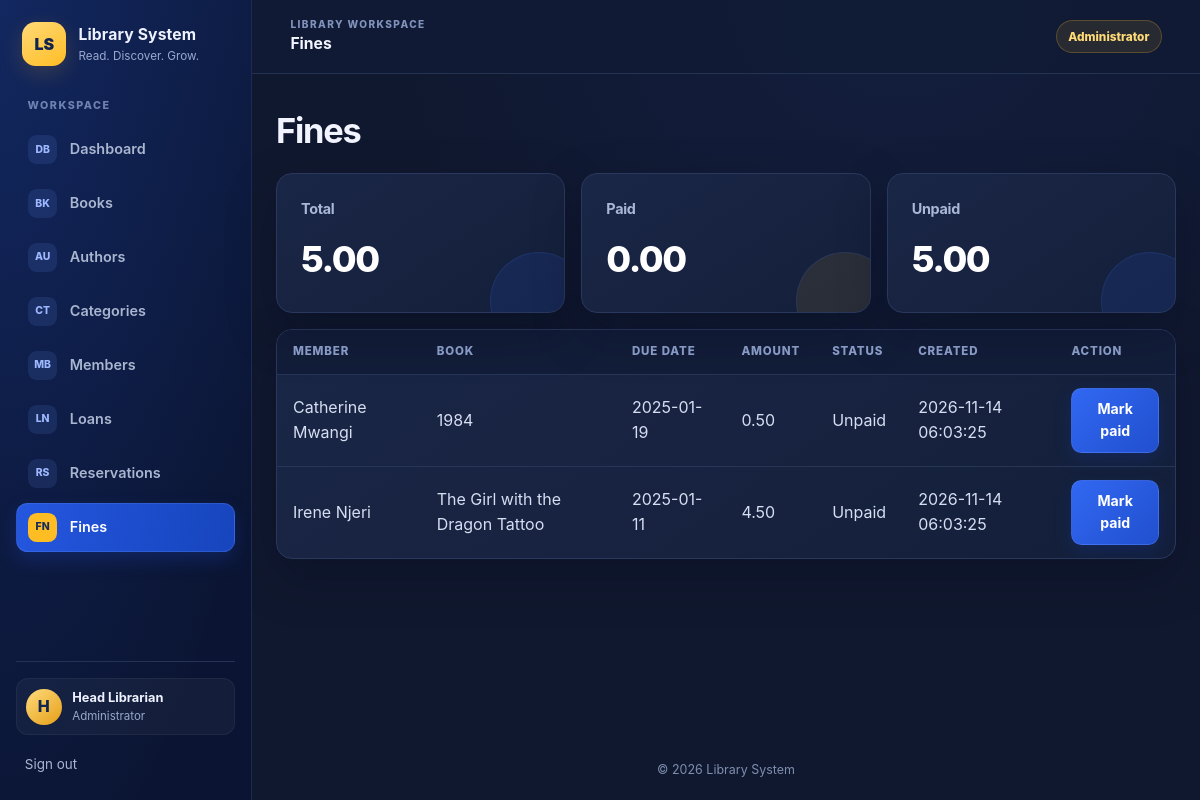
The app's page /fines/index.php (signed in) with its own data.
### tables this page shows
CREATE TABLE fines (
    fine_id INT AUTO_INCREMENT PRIMARY KEY,
    loan_id INT NOT NULL UNIQUE,
    amount DECIMAL(8,2) NOT NULL DEFAULT 0.00,
    paid BOOLEAN DEFAULT FALSE,
    created_at TIMESTAMP DEFAULT CURRENT_TIMESTAMP,
    FOREIGN KEY (loan_id) REFERENCES loans(loan_id)
        ON DELETE CASCADE
);

CREATE TABLE members (
    member_id INT AUTO_INCREMENT PRIMARY KEY,
    member_number VARCHAR(20) NOT NULL UNIQUE,
    full_name VARCHAR(100) NOT NULL,
    email VARCHAR(120) NOT NULL UNIQUE,
    password_hash VARCHAR(255) NULL,
    phone VARCHAR(20),
    status ENUM('active','suspended') DEFAULT 'active',
    date_joined DATE NOT NULL DEFAULT (CURRENT_DATE)
);

CREATE TABLE books (
    book_id INT AUTO_INCREMENT PRIMARY KEY,
    isbn VARCHAR(20) NOT NULL UNIQUE,
    title VARCHAR(200) NOT NULL,
    author_id INT NOT NULL,
    category_id INT NOT NULL,
    publisher VARCHAR(120),
    year_published SMALLINT UNSIGNED,
    total_copies INT NOT NULL DEFAULT 1 CHECK (total_copies >= 0),
    available_copies INT NOT NULL DEFAULT 1 CHECK (available_copies >= 0),
    cover_isbn VARCHAR(20),   
    FOREIGN KEY (author_id) REFERENCES authors(author_id)
        ON DELETE RESTRICT ON UPDATE CASCADE,
    FOREIGN KEY (category_id) REFERENCES categories(category_id)
        ON DELETE RESTRICT ON UPDATE CASCADE
);

CREATE TABLE loans (
    loan_id INT AUTO_INCREMENT PRIMARY KEY,
    member_id INT NOT NULL,
    book_id INT NOT NULL,
    date_issued DATE NOT NULL DEFAULT (CURRENT_DATE),
    due_date DATE NOT NULL,
    date_returned DATE NULL,
    status ENUM('borrowed','returned','overdue') DEFAULT 'borrowed',
    FOREIGN KEY (member_id) REFERENCES members(member_id)
        ON DELETE RESTRICT ON UPDATE CASCADE,
    FOREIGN KEY (book_id) REFERENCES books(book_id)
        ON DELETE RESTRICT ON UPDATE CASCADE
);

### includes/functions.php (called while the page is built, shortened)
<?php
function e($string) {
    return htmlspecialchars($string ?? '', ENT_QUOTES, 'UTF-8');
}
function role_label($role) {
    if ($role === 'admin') {
        return 'Administrator';
    }
    return 'Library user';
}

### fines/index.php (the view, shortened to what this page needs)
<?php
require_once '../config/database.php';
require_once '../includes/functions.php';
$summary = $pdo->query(
    'SELECT COALESCE(SUM(amount), 0) AS total_amount,
            COALESCE(SUM(CASE WHEN paid = 1 THEN amount ELSE 0 END), 0) AS paid_amount,
            COALESCE(SUM(CASE WHEN paid = 0 THEN amount ELSE 0 END), 0) AS unpaid_amount
     FROM fines'
)->fetch();
$fines = $pdo->query(
    'SELECT fines.fine_id, fines.amount, fines.paid, fines.created_at,
            members.full_name, books.title, loans.due_date
     FROM fines
     INNER JOIN loans ON loans.loan_id = fines.loan_id
     INNER JOIN members ON members.member_id = loans.member_id
     INNER JOIN books ON books.book_id = loans.book_id
     ORDER BY fines.paid, fines.created_at DESC'
)->fetchAll();
$pageTitle = 'Fines';
require '../includes/header.php';
require '../includes/navbar.php';
?>
<main class="container">
    <header class="page-heading"><h1>Fines</h1></header>
    <section class="stats-grid" aria-label="Fine totals">
        <article class="card"><h2>Total</h2><p class="stat-value"><?= e(number_format((float)$summary['total_amount'], 2)) ?></p></article>
        <article class="card"><h2>Paid</h2><p class="stat-value"><?= e(number_format((float)$summary['paid_amount'], 2)) ?></p></article>
        <article class="card"><h2>Unpaid</h2><p class="stat-value"><?= e(number_format((float)$summary['unpaid_amount'], 2)) ?></p></article>
    </section>
    <?php if (!$fines): ?>
        <p class="card empty-state" style="margin-top: 1rem">No fines have been recorded.</p>
    <?php else: ?>
        <div class="table-wrap" style="margin-top: 1rem">
            <table>
                <thead><tr><th>Member</th><th>Book</th><th>Due date</th><th>Amount</th><th>Status</th><th>Created</th><th>Action</th></tr></thead>
                <tbody>
                <?php foreach ($fines as $fine): ?>
                    <tr>
                        <td><?= e($fine['full_name']) ?></td>
                        <td><?= e($fine['title']) ?></td>
                        <td><?= e($fine['due_date']) ?></td>
                        <td><?= e(number_format((float)$fine['amount'], 2)) ?></td>
                        <td><?= $fine['paid'] ? 'Paid' : 'Unpaid' ?></td>
                        <td><?= e($fine['created_at']) ?></td>
                        <td>
                            <?php if (!$fine['paid']): ?>
                                <form class="inline-form" method="post" data-confirm="Mark this fine as paid?">
                                    <button class="button" type="submit">Mark paid</button>
                                </form>
                            <?php else: ?>
                                —
                            <?php endif; ?>
                        </td>
                    </tr>
                <?php endforeach; ?>
                </tbody>
            </table>
        </div>
    <?php endif; ?>
</main>
<?php require '../includes/footer.php'; ?>

### includes/header.php (shortened to what this page needs)
<?php
require_once __DIR__ . '/functions.php';
$pageTitle = $pageTitle ?? 'Library System';
?>
<!DOCTYPE html>
<html lang="en">
<head>
    <link rel="stylesheet" href="/library-system/assets/css/style.css?v=20261114b">
</head>
<body>
<div class="app-shell">

### includes/navbar.php (shortened to what this page needs)
<?php
$role = $_SESSION['role'] ?? 'librarian';
$currentPath = parse_url($_SERVER['REQUEST_URI'] ?? '', PHP_URL_PATH) ?: '';
$dashboard = '/library-system/dashboard/index.php';
$books = '/library-system/books/index.php';
$reservations = '/library-system/reservations/index.php';
$navItems = [
    ['label' => 'Dashboard', 'href' => $dashboard, 'icon' => 'DB'],
    ['label' => $role === 'student' ? 'Browse books' : 'Books', 'href' => $books, 'icon' => 'BK'],
];
if ($role === 'student') {
    $navItems[] = ['label' => 'My reservations', 'href' => $reservations, 'icon' => 'RS'];
} else {
    if ($role === 'admin') {
        $navItems[] = ['label' => 'Authors', 'href' => '/library-system/authors/index.php', 'icon' => 'AU'];
        $navItems[] = ['label' => 'Categories', 'href' => '/library-system/categories/index.php', 'icon' => 'CT'];
    }
    $navItems[] = ['label' => 'Members', 'href' => '/library-system/members/index.php', 'icon' => 'MB'];
    $navItems[] = ['label' => 'Loans', 'href' => '/library-system/loans/index.php', 'icon' => 'LN'];
    $navItems[] = ['label' => 'Reservations', 'href' => $reservations, 'icon' => 'RS'];
    $navItems[] = ['label' => 'Fines', 'href' => '/library-system/fines/index.php', 'icon' => 'FN'];
}
?>
<aside class="sidebar">
    <a class="brand" href="<?= e($dashboard) ?>">
        <span class="brand-mark" aria-hidden="true">LS</span>
        <span class="brand-copy">
            <strong>Library System</strong>
            <span>Read. Discover. Grow.</span>
        </span>
    </a>
    <p class="sidebar-label">WORKSPACE</p>
    <nav class="sidebar-nav" aria-label="Main navigation">
        <?php foreach ($navItems as $item): ?>
            <?php
            $active = $currentPath === $item['href']
                || dirname($currentPath) === dirname($item['href']);
            ?>
            <a class="sidebar-link<?= $active ? ' is-active' : '' ?>"
               href="<?= e($item['href']) ?>"<?= $active ? ' aria-current="page"' : '' ?>>
                <span class="sidebar-icon" aria-hidden="true"><?= e($item['icon']) ?></span>
                <span><?= e($item['label']) ?></span>
            </a>
        <?php endforeach; ?>
    </nav>
    <div class="sidebar-bottom">
        <div class="account-card">
            <span class="account-avatar"><?= e(strtoupper(substr($_SESSION['full_name'] ?? 'L', 0, 1))) ?></span>
            <span class="account-details">
                <strong><?= e($_SESSION['full_name'] ?? $_SESSION['username']) ?></strong>
                <small><?= e(role_label($role)) ?></small>
            </span>
        </div>
        <form action="/library-system/auth/logout.php" method="post">
            <button class="sidebar-signout" type="submit">Sign out</button>
        </form>
    </div>
</aside>
<div class="main-panel">
    <header class="topbar">
        <div>
            <span class="topbar-kicker">LIBRARY WORKSPACE</span>
            <strong><?= e($pageTitle) ?></strong>
        </div>
        <span class="role-badge"><?= e(role_label($role)) ?></span>
    </header>

### includes/footer.php
<footer class="site-footer">
    <p>&copy; <?= date('Y') ?> Library System</p>
</footer>
</div>
</div>
</body>
</html>

### records on screen
fines: members.full_name "Catherine Mwangi", books.title "1984", loan.due_date "2025-01-19", amount "0.50", paid "Unpaid", created_at "2026-11-14 06:03:25"
fines: members.full_name "Irene Njeri", books.title "The Girl with the Dragon Tattoo", loan.due_date "2025-01-11", amount "4.50", paid "Unpaid", created_at "2026-11-14 06:03:25"

### other values on screen
$item['icon'] "DB"
$item['label'] "Dashboard"
$item['icon'] "BK"
$item['label'] "Books"
$item['icon'] "AU"
$item['label'] "Authors"
$item['icon'] "CT"
$item['label'] "Categories"
$item['icon'] "MB"
$item['label'] "Members"
$item['icon'] "LN"
$item['label'] "Loans"
$item['icon'] "RS"
$item['label'] "Reservations"
$item['icon'] "FN"
